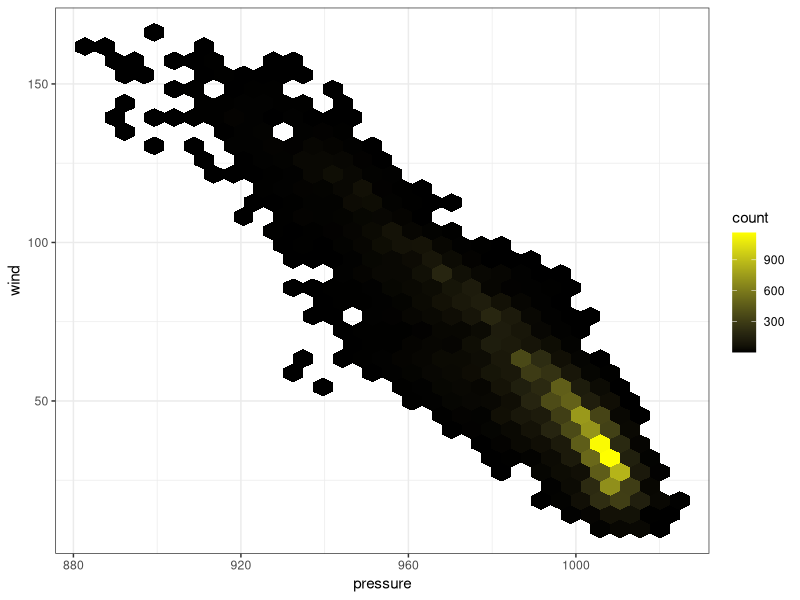

Here is the R script that generated this plot:
## ---- chunk 1
knitr::opts_chunk$set(echo = TRUE)
library(tidyverse)
## ---- chunk 2
ggplot(data = storms, aes(x = pressure, y = wind)) +
	geom_hex() +
  scale_fill_gradient(low = "black", high = "yellow") +
  theme_bw()
